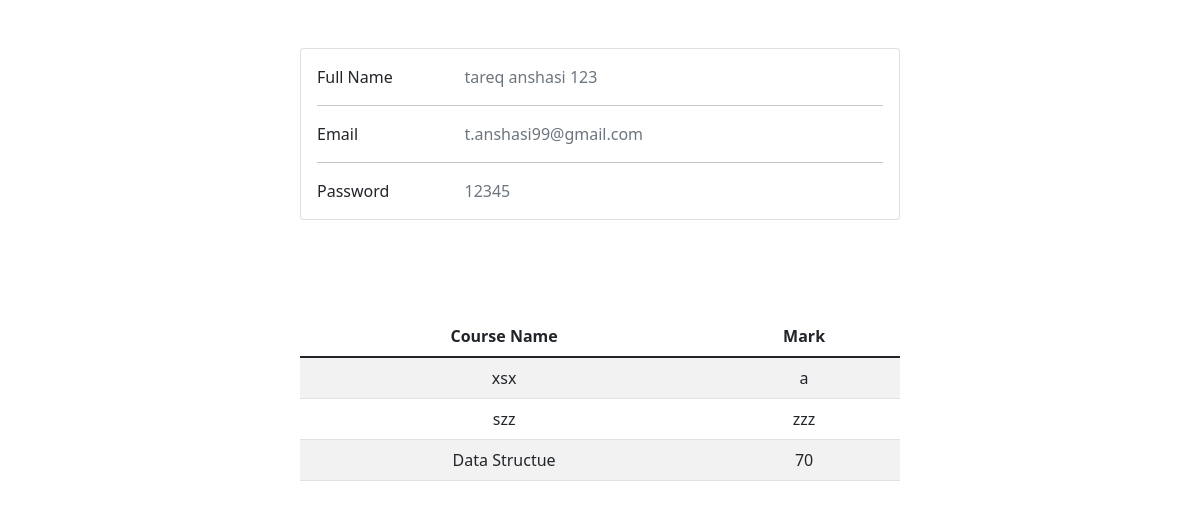
Screenshot of /home.php (signed in) with the database file from the repository.
### tables this page shows
CREATE TABLE `users` (
  `user_id` int(11) NOT NULL,
  `user_name` varchar(255) NOT NULL,
  `user_email` varchar(255) NOT NULL,
  `user_password` varchar(255) NOT NULL,
  `status` varchar(255) NOT NULL
);

CREATE TABLE `courses` (
  `course_id` int(11) NOT NULL,
  `course_name` varchar(255) NOT NULL,
  `course_mark` varchar(255) NOT NULL,
  `std_id` int(11) NOT NULL
);

### home.php (the view, shortened to what this page needs)
<?php
include "config.php";
$userId = $_SESSION['user_id'];
$sql = "SELECT * FROM `users` WHERE `user_id` = '$userId'";
$result = mysqli_query($conn, $sql);
$info = mysqli_fetch_array($result);
$sql2 = "SELECT * FROM `courses` WHERE `std_id` = '$userId'";
$result2 = mysqli_query($conn, $sql2);
?>
<!DOCTYPE html>
<html lang="en">
<head>
    <link rel="stylesheet" href="css/all.min.css">
    <link rel="stylesheet" href="css/bootstrap.min.css">
    <link rel="stylesheet" href="css/style.css">
</head>
<body>
    <div class="info mt-5">
        <div class="col-lg-6 box">
            <div class="card mb-4">
                <div class="card-body">
                    <div class="row">
                        <div class="col-sm-3">
                            <p class="mb-0">Full Name</p>
                        </div>
                        <div class="col-sm-9">
                            <p class="text-muted mb-0"><?php echo $info['user_name'] ?></p>
                        </div>
                    </div>
                    <hr>
                    <div class="row">
                        <div class="col-sm-3">
                            <p class="mb-0">Email</p>
                        </div>
                        <div class="col-sm-9">
                            <p class="text-muted mb-0"><?php echo $info['user_email'] ?></p>
                        </div>
                    </div>
                    <hr>
                    <div class="row">
                        <div class="col-sm-3">
                            <p class="mb-0">Password</p>
                        </div>
                        <div class="col-sm-9">
                            <p class="text-muted mb-0"><?php echo $info['user_password'] ?></p>
                        </div>
                    </div>
                </div>
            </div>
        </div>
    </div>
    <div class="col-md-6 course mt-5 pt-5">
        <table class="table table-striped justify-content-center mt-auto text-center">
            <thead>
                <tr>
                    <th scope="col">Course Name</th>
                    <th scope="col">Mark</th>
                </tr>
            </thead>
            <tbody>
                <?php
                while ($row = mysqli_fetch_assoc($result2)) {
                ?>
                    <tr>
                        <td><?php echo $row['course_name'] ?></td>
                        <td><?php echo $row['course_mark'] ?></td>
                    </tr>
                <?php
                }
                ?>
            </tbody>
        </table>
    </div>
</body>
</html>

### home.php (style rules this page uses)
.info { position: relative; width: 100%; }
.box { margin-left: auto; margin-right: auto; }
.course { margin-left: auto; margin-right: auto; }

### rows the page displays
users: user_name "tareq anshasi 123", user_email "t.anshasi99@gmail.com", user_password "12345"
courses: course_name "xsx", course_mark "a"
courses: course_name "szz", course_mark "zzz"
courses: course_name "Data Structue", course_mark "70"
